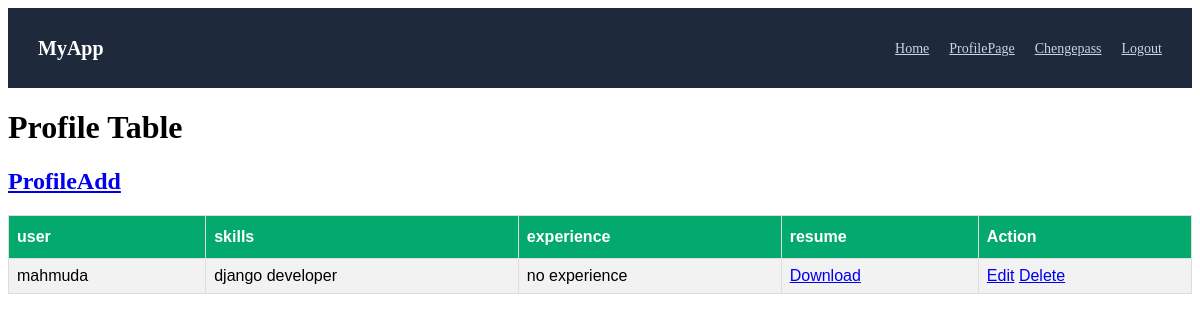
/Profilelist/ (signed in), run on the app's committed database.
### myapp/models.py (models this page shows, shortened)
class UserModel(AbstractUser):
    ROLES=[
        ('Job_Seeker','Job_Seeker'),
        ('Recruiter','Recruiter'),
    ]
    roles=models.CharField(choices=ROLES,max_length=100,null=True)
    def __str__(self):
        return self.username

class ProfileModel(models.Model):
    user=models.OneToOneField(UserModel,on_delete=models.CASCADE,null=True)
    skills=models.CharField(max_length=100,null=True)
    experience=models.CharField(max_length=200,null=True)
    resume=models.FileField(upload_to='file/',null=True)

### myapp/views.py (the view)
# urls.py: path('Profilelist/',Profilelist,name='Profilelist'),
def Profilelist(r):
    P_data=ProfileModel.objects.all()
    context={
        'P_data':P_data
    }
    return render (r,'Profilelist.html',context)

### myapp/templates/Profilelist.html (shortened to what this page needs)
{% extends 'home.html' %}
{% block body %}
    <!DOCTYPE html>
<html>
<head>
</head>
<body>
<h1>Profile Table</h1>
<h2><a href="{% url 'ProfileAdd' %}">ProfileAdd</a></h2>
<table>
  <tr>
    <th>user</th>
    <th>skills</th>
    <th>experience</th>
    <th>resume</th>
    <th>Action</th>
  </tr>
  {% for i in P_data %}
    <tr>
        <td>{{request.user}}</td>
        <td>{{i.skills}}</td>
        <td>{{i.experience}}</td>
        <td>
            {% if i.resume %}
                <a href="{{i.resume.url}}">Download</a>
            {% endif %}
        </td>
        <td>
            <a href="{% url 'Profiledit' i.id %}">Edit</a>
            <a href="{% url 'ProfileDelete' i.id %}">Delete</a>
        </td>
    </tr>
  {% endfor %}
</table>
</body>
</html>
{% endblock body %}

### myapp/templates/Profilelist.html (style rules this page uses)
table { font-family: Arial, Helvetica, sans-serif; border-collapse: collapse; width: 100%; }
td, th { border: 1px solid #ddd; padding: 8px; }
tr:nth-child(even) { background-color: #f2f2f2; }
th { padding-top: 12px; padding-bottom: 12px; text-align: left; background-color: #04AA6D; color: white; }

### data on the page
ProfileModel: skills "django developer", experience "no experience"
UserModel: user "mahmuda"
